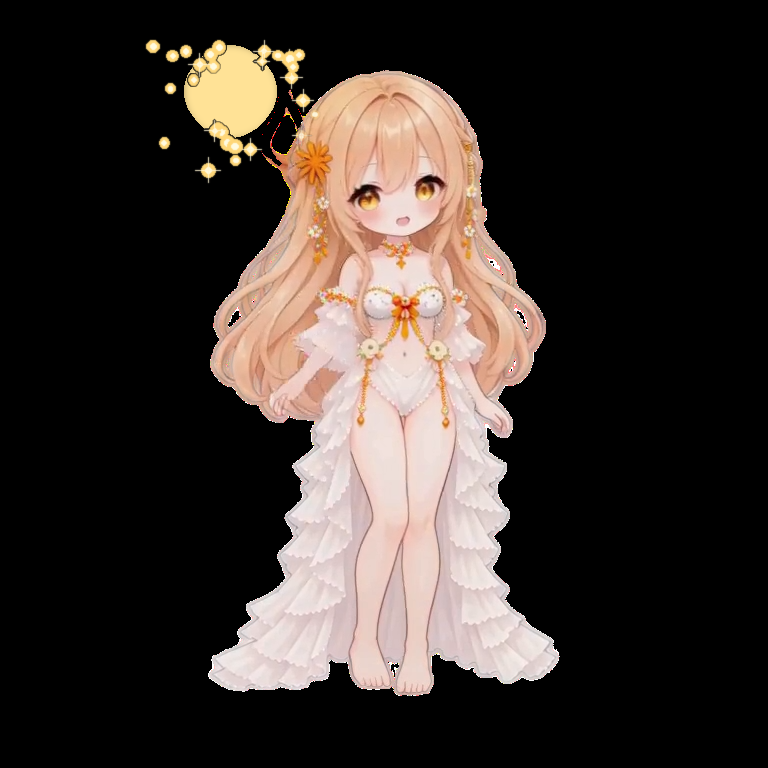
#> input picture desktop-pet/tools/patches/duanwu49_f03.png, 768 x 768 px
$ python -i fix_rain49_alpha.py   (imports and definitions only)
#> lines starting #> are read from the running program, lines starting #| are printed output that depends on the picture
# 下雨：記得帶傘49 第 37–40 格（祐 2026-11-15）：收起來的傘擋在臉前面，去背時把傘中間（她的臉那塊）摳成半透明，
# 桌面透過來就像傘身瞬間發黑。做法：人物外框裡面、不在邊緣的半透明像素補成不透明，顏色用周圍不透明傘面的顏色混進去。
# build_clips 的 preprocess 會呼叫 fix(frames)（frames[0] 是第 1 格，原圖 768×768）
import numpy as np
from PIL import Image
from scipy import ndimage

FRAMES = (37, 38, 39, 40)


def heal(im):
    f = np.asarray(im).astype(np.float32)
    a = f[..., 3] / 255.0
    solid = a > 0.5
    inside = ndimage.binary_fill_holes(solid)
    inside = ndimage.binary_erosion(inside, iterations=6)          # 外框邊緣的柔邊不動
    hole = inside & (a < 0.97)
    w = (a > 0.85).astype(np.float32)   # 傘面本來就只有八、九成不透明，門檻太高會找不到參考顏色
    rgb = f[..., :3]
    fill = np.zeros_like(rgb); got = np.zeros(a.shape, bool)
    for sg in (8, 16, 32):               # 由近到遠找周圍傘面的顏色，近的找不到才放大範圍
        num = np.stack([ndimage.gaussian_filter(rgb[..., k] * w, sg) for k in range(3)], -1)
        den = ndimage.gaussian_filter(w, sg)
        ok = (den > 0.05) & ~got
        fill[ok] = num[ok] / den[ok][:, None]
        got |= ok
    out = f.copy()
    aa = a[..., None]
    mix = rgb * aa + fill * (1 - aa)
    out[..., :3] = np.where(hole[..., None], mix, rgb)
    out[..., 3] = np.where(hole, 255, f[..., 3])
    return Image.fromarray(out.clip(0, 255).astype(np.uint8), 'RGBA')


def fix(frames):
    for n in FRAMES:
        frames[n - 1] = heal(frames[n - 1])
    return frames

>>> import cv2
>>> picture = cv2.imread('duanwu49_f03.png', cv2.IMREAD_GRAYSCALE)
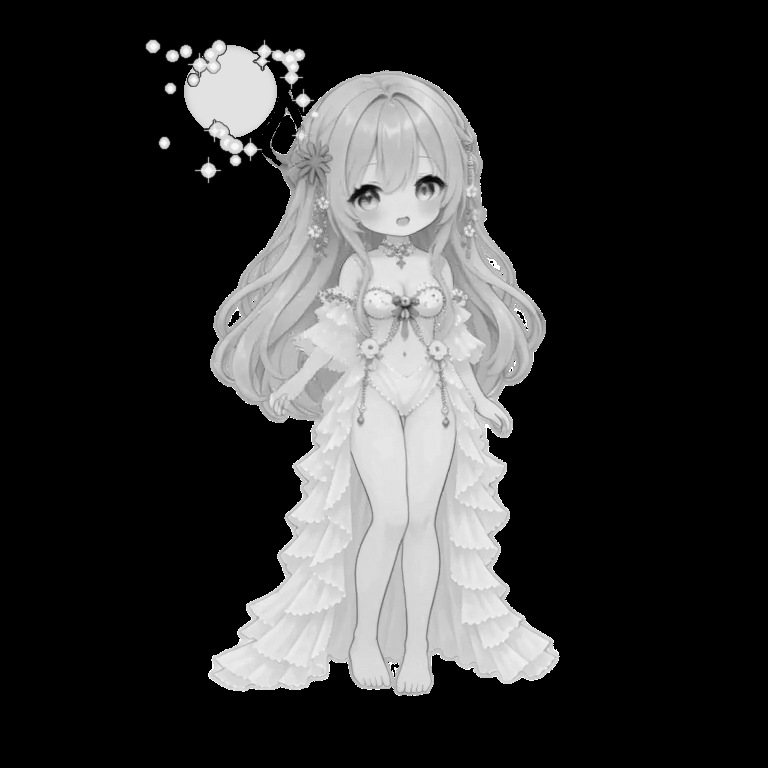
#> picture: shape (768, 768); min 0, max 255, mean 52.2
>>> result = heal(picture)
#> in heal, `a = f[..., 3] / 255.0`: a = 768 values from 0 to 0
#> in heal, `rgb = f[..., :3]`: rgb = 768 rows, first 8: [0, 0, 0], [0, 0, 0], [0, 0, 0], [0, 0, 0], [0, 0, 0], [0, 0, 0], [0, 0, 0], [0, 0, 0]
#> in heal, `aa = a[..., None]`: aa = 768 values from 0 to 0
#> in heal, `mix = rgb * aa + fill * (1 - aa)`: mix has the same summary as rgb
#> (the run stopped early here; a loop or call above may not have finished)

$ run again, on desktop-pet/tools/patches/rain49_f08.png
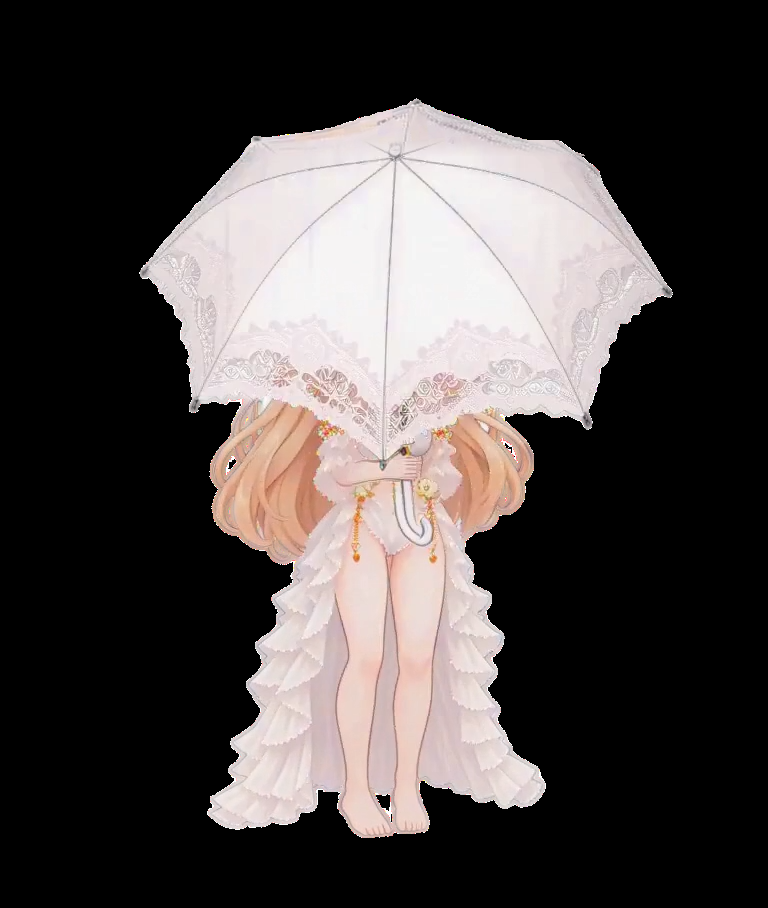
#> input picture desktop-pet/tools/patches/rain49_f08.png, 768 x 908 px
#> `picture = cv2.imread('duanwu49_f03.png', cv2.IMREAD_GRAYSCALE)`:
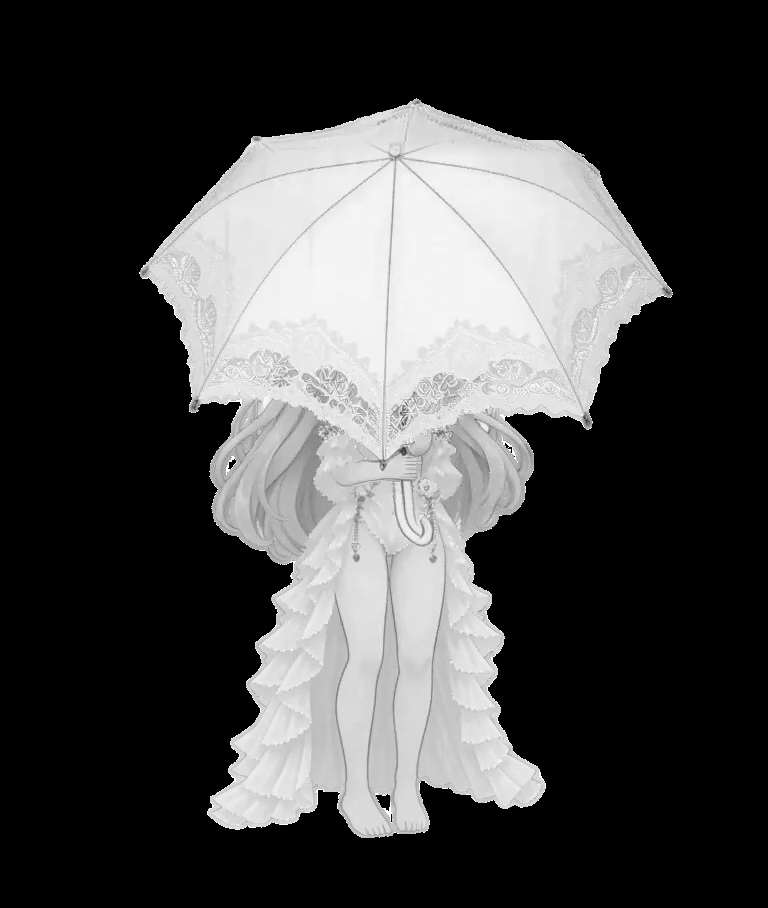
#> picture: shape (908, 768); min 0, max 255, mean 70.7
#> a = 908 values from 0 to 0
#> rgb = 908 rows, first 8: [0, 0, 0], [0, 0, 0], [0, 0, 0], [0, 0, 0], [0, 0, 0], [0, 0, 0], [0, 0, 0], [0, 0, 0]
#> aa = 908 values from 0 to 0
#> mix has the same summary as rgb
